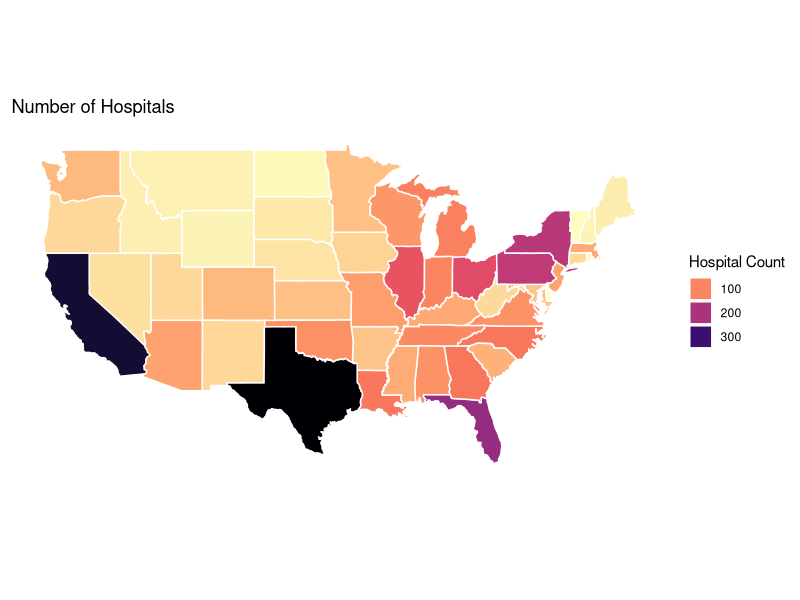
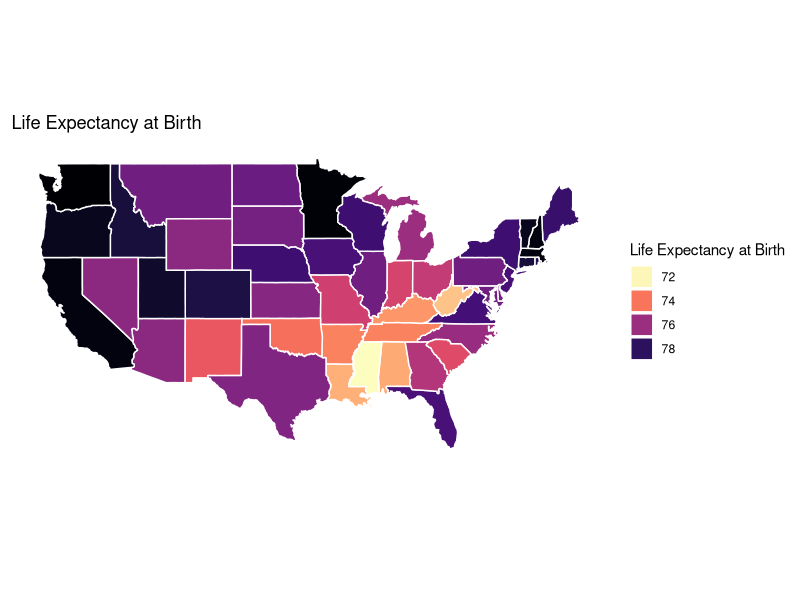
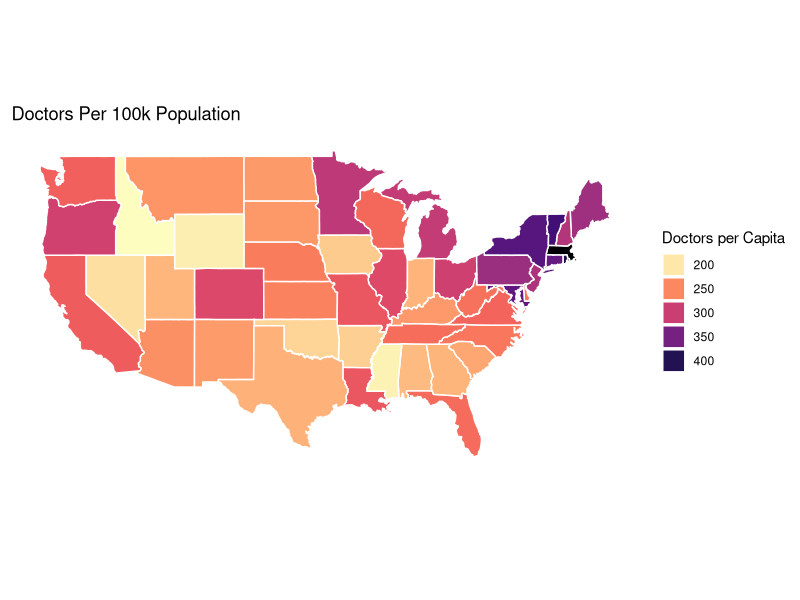
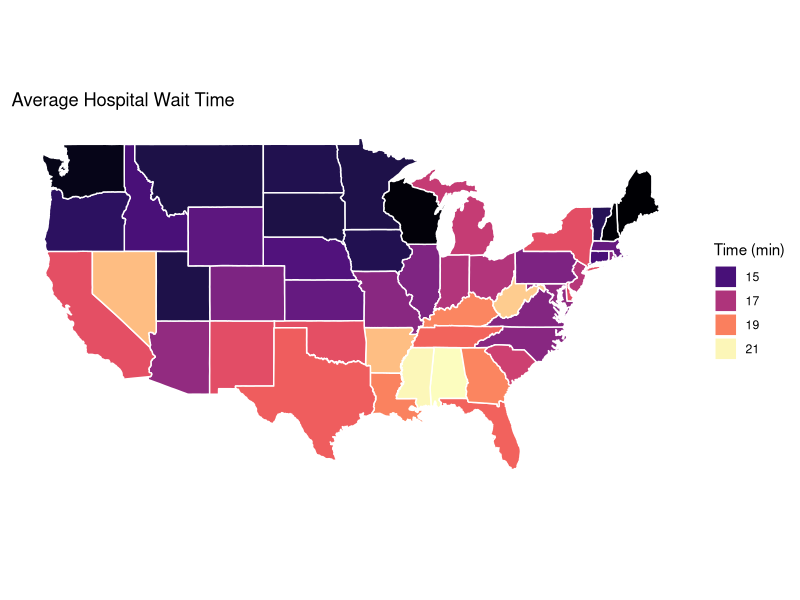

The R script that drew these images, in order:
## ---- chunk 1
library(dplyr)
library(ggplot2)
library(ggdendro)
library(viridis)
library(gridExtra)

map = map_data("state")
hospital_data = read.csv("hospital_count.csv", header = TRUE)
life_exp = read.csv("Life_Expectancy_at_Birth_by_State_corrected.csv", header = TRUE)
docs_per_cap = read.csv("docs_per_cap.csv", header = TRUE)
avg_wait_to_be_seen_at_hos = read.csv("average_time_to_see_doc_at_hos_corrected.csv", header = TRUE)

map1 = map_data("state") %>% left_join(hospital_data, by = c("region" = "state"))
map2 = map_data("state") %>% left_join(life_exp, by = c("region" = "STATE"))
map3 = map_data("state") %>% left_join(docs_per_cap, by = c("region" = "state"))
map4 = map_data("state") %>% left_join(avg_wait_to_be_seen_at_hos, by = c("region" = "STATE"))
## ---- chunk 2
hos_counts_st = ggplot(data = map1, mapping = aes(x = long, y = lat,group = group, fill = hospital_count)) +
                geom_polygon(color="white") +
                ggdendro::theme_dendro() +
                scale_fill_viridis(option="magma", direction=-1) +
                guides(fill=guide_legend(title="Hospital Count")) +
                coord_map() + 
                ggtitle("Number of Hospitals")
## ---- chunk 3
life_exp_rate = ggplot(data = map2, mapping = aes(x = long, y = lat,group = group, fill = RATE)) +
                geom_polygon(color="white") +
                ggdendro::theme_dendro() +
                scale_fill_viridis(option="magma", direction=-1) +
                guides(fill=guide_legend(title="Life Expectancy at Birth")) +
                coord_map() + 
                ggtitle("Life Expectancy at Birth")
## ---- chunk 4
doc_per_100_k = ggplot(data = map3, mapping = aes(x = long, y = lat,group = group, fill = doc_per_100k)) +
                geom_polygon(color="white") +
                ggdendro::theme_dendro() +
                scale_fill_viridis(option="magma", direction=-1) +
                guides(fill=guide_legend(title="Doctors per Capita")) +
                coord_map() + 
                ggtitle("Doctors Per 100k Population")

## ---- chunk 5
hos_wait_time = ggplot(data = map4, mapping = aes(x = long, y = lat,group = group, fill = TIME)) +
                geom_polygon(color="white") +
                ggdendro::theme_dendro() +
                scale_fill_viridis(option="magma", direction=1) +
                guides(fill=guide_legend(title="Time (min)")) +
                coord_map() + 
                ggtitle("Average Hospital Wait Time")
## ---- chunk 6
hos_counts_st
life_exp_rate
doc_per_100_k
hos_wait_time
